Frame 1 (no input): blank canvas, image omitted
Frame 60 (the mouse pressed at the canvas centre just before this capture): blank canvas, image omitted
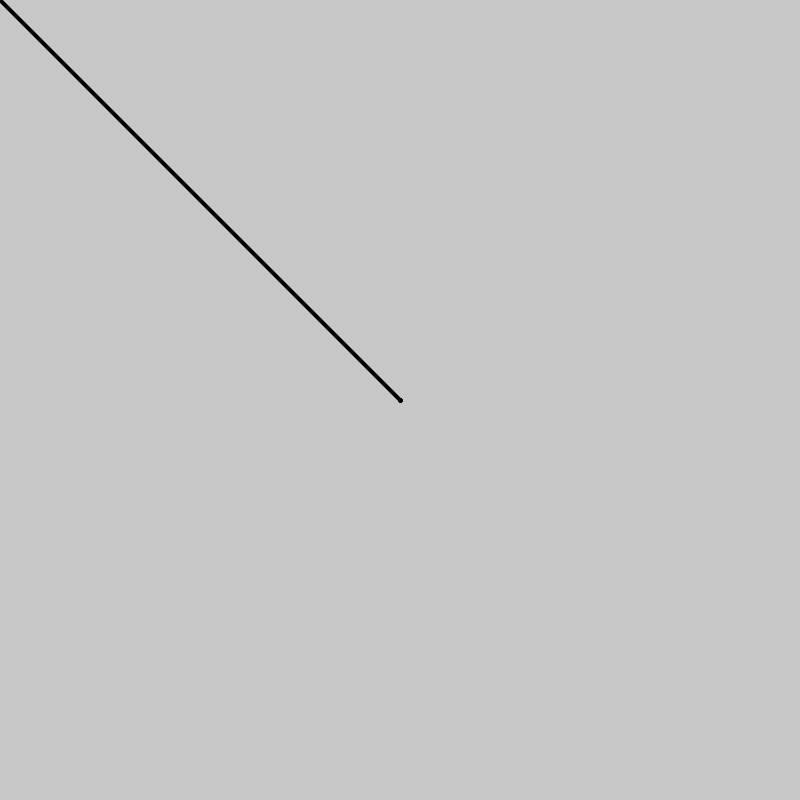
Frame 120 (the mouse held since frame 60 and released just before this capture)

The Processing sketch whose frames 1 and 60 were blank and that drew this single picture after the mouse press (run headless with seeded random() and noise(); from frame 60 on, the mouse is pressed at the canvas centre):

// Processing sketch: sketch_180129a
// ── sketch_180129a.pde
float prevMouseX;
float prevMouseY;

void setup(){
  size(800, 800);
  background(200);
  
  
}

void draw(){
  if(mousePressed){
    strokeWeight(4);
    line(prevMouseX, prevMouseY, mouseX, mouseY);
    prevMouseX = mouseX;
    prevMouseY = mouseY;
  }
}
